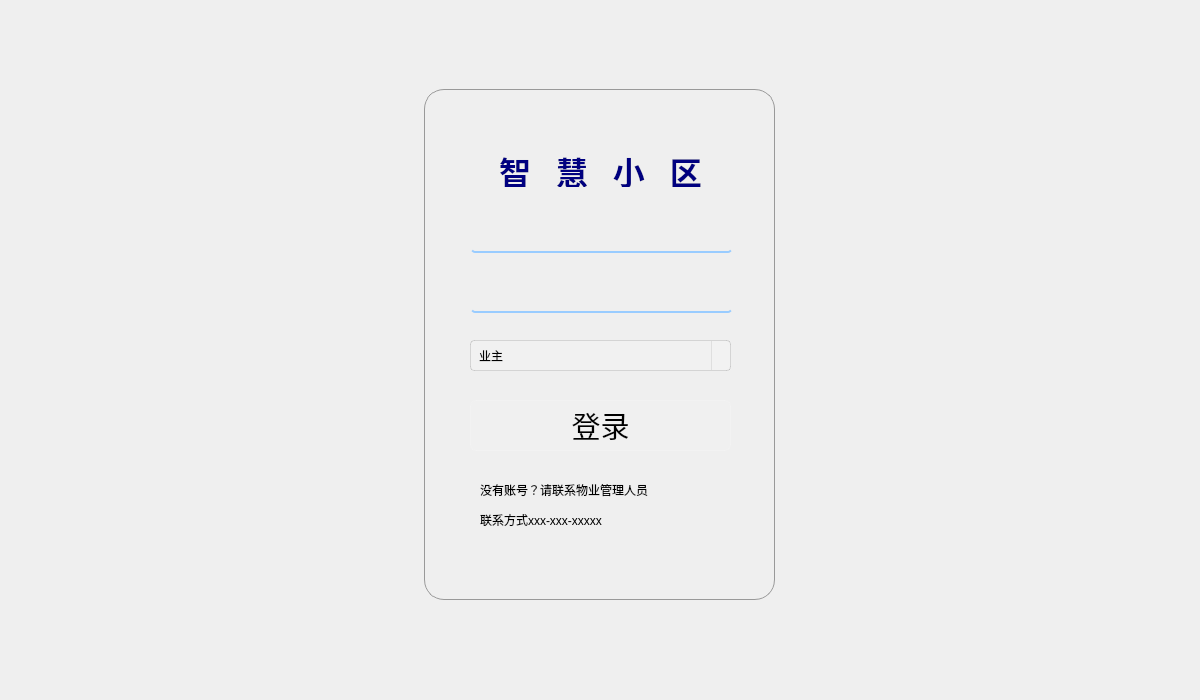
<?xml version="1.0" encoding="UTF-8"?>
<ui version="4.0">
 <class>CellWidget</class>
 <widget class="QWidget" name="CellWidget">
  <property name="geometry">
   <rect>
    <x>0</x>
    <y>0</y>
    <width>1200</width>
    <height>700</height>
   </rect>
  </property>
  <property name="minimumSize">
   <size>
    <width>1200</width>
    <height>700</height>
   </size>
  </property>
  <property name="maximumSize">
   <size>
    <width>1200</width>
    <height>700</height>
   </size>
  </property>
  <property name="windowTitle">
   <string>Form</string>
  </property>
  <widget class="QLabel" name="label">
   <property name="geometry">
    <rect>
     <x>424</x>
     <y>89</y>
     <width>351</width>
     <height>511</height>
    </rect>
   </property>
   <property name="font">
    <font>
     <family>Microsoft YaHei UI</family>
     <bold>true</bold>
    </font>
   </property>
   <property name="styleSheet">
    <string notr="true">QLabel {
    background-color: rgba(255, 255, 255, 0); /* 50%透明度的白色背景 */
    color: #000080; /* 海军蓝文本 */
    padding: 10px;
    border-radius: 20px; /* 圆角 */
    font-weight: bold; /* 粗体 */
    border: 1px solid rgb(153, 153, 153); /* 黑色边框 */
}</string>
   </property>
   <property name="text">
    <string/>
   </property>
   <property name="pixmap">
    <pixmap resource="../picture.qrc">:/new/prefix1/picture/back2.png</pixmap>
   </property>
  </widget>
  <widget class="QLabel" name="label_2">
   <property name="geometry">
    <rect>
     <x>480</x>
     <y>150</y>
     <width>241</width>
     <height>41</height>
    </rect>
   </property>
   <property name="font">
    <font>
     <family>华文彩云</family>
     <pointsize>24</pointsize>
     <bold>true</bold>
    </font>
   </property>
   <property name="styleSheet">
    <string notr="true">QLabel#label_2 {
    background-color: rgba(255, 255, 255, 0); 
    border-radius: 8px; 
    padding: 4px 8px; 
    color: #000080; 
    font-weight: bold; 
}</string>
   </property>
   <property name="text">
    <string>智   慧   小   区</string>
   </property>
   <property name="textFormat">
    <enum>Qt::TextFormat::PlainText</enum>
   </property>
   <property name="alignment">
    <set>Qt::AlignmentFlag::AlignCenter</set>
   </property>
  </widget>
  <widget class="QPushButton" name="loginButton">
   <property name="geometry">
    <rect>
     <x>470</x>
     <y>400</y>
     <width>261</width>
     <height>51</height>
    </rect>
   </property>
   <property name="font">
    <font>
     <family>华文彩云</family>
     <pointsize>22</pointsize>
     <italic>false</italic>
    </font>
   </property>
   <property name="toolTipDuration">
    <number>-1</number>
   </property>
   <property name="styleSheet">
    <string notr="true">QPushButton {
    background-color: rgba(255, 255, 255, 20); /* 微调半透明白色背景 */
    border: 1px solid rgba(255, 255, 255, 30); 
    color: #000000; /* 黑色字体 */
    padding: 8px 24px;
    border-radius: 6px;
}

QPushButton:hover {
    background-color: rgba(255, 255, 255, 50);
    border-color: rgba(255, 255, 255, 120);
    color: #000000; /* 悬停时保持黑色字体 */
}

QPushButton:pressed {
    background-color: rgba(255, 255, 255, 70);
    border-color: rgba(255, 255, 255, 150);
    color: #000000; /* 按下时保持黑色字体 */
}</string>
   </property>
   <property name="text">
    <string>登录</string>
   </property>
   <property name="icon">
    <iconset resource="../picture.qrc">
     <normaloff>:/new/prefix1/picture/loggin.png</normaloff>:/new/prefix1/picture/loggin.png</iconset>
   </property>
   <property name="iconSize">
    <size>
     <width>20</width>
     <height>20</height>
    </size>
   </property>
  </widget>
  <widget class="QLabel" name="label_6">
   <property name="geometry">
    <rect>
     <x>480</x>
     <y>480</y>
     <width>171</width>
     <height>20</height>
    </rect>
   </property>
   <property name="styleSheet">
    <string notr="true">QLabel {
    color: black;
}</string>
   </property>
   <property name="text">
    <string>没有账号？请联系物业管理人员</string>
   </property>
  </widget>
  <widget class="QLabel" name="label_7">
   <property name="geometry">
    <rect>
     <x>0</x>
     <y>0</y>
     <width>1200</width>
     <height>700</height>
    </rect>
   </property>
   <property name="font">
    <font>
     <family>华文中宋</family>
    </font>
   </property>
   <property name="text">
    <string/>
   </property>
   <property name="pixmap">
    <pixmap resource="../picture.qrc">:/new/prefix1/picture/back.png</pixmap>
   </property>
  </widget>
  <widget class="QLineEdit" name="userLineEdit">
   <property name="geometry">
    <rect>
     <x>471</x>
     <y>222</y>
     <width>261</width>
     <height>31</height>
    </rect>
   </property>
   <property name="styleSheet">
    <string notr="true">QLineEdit {
    /* 透明背景，让背景透出来 */
    background-color: transparent; 
    /* 下划线替代传统边框，更简洁 */
    border: none; 
    border-bottom: 2px solid #99ccff; 
    color: #003366;
    font-size: 14px;
    padding: 6px 4px;
    /* 圆角给底部线条一点弧度 */
    border-radius: 4px; 
    /* 聚焦时过渡更丝滑 */
    transition: all 0.3s ease; 
}

/* QLineEdit 聚焦样式：下划线变色 + 发光效果 */
QLineEdit:focus {
    border-bottom: 2px solid #0099ff; 
    /* 微弱外发光，现代感拉满 */
    box-shadow: 0 0 8px rgba(0, 153, 255, 0.3); 
}</string>
   </property>
  </widget>
  <widget class="QLineEdit" name="passwordEdit">
   <property name="geometry">
    <rect>
     <x>471</x>
     <y>282</y>
     <width>261</width>
     <height>31</height>
    </rect>
   </property>
   <property name="styleSheet">
    <string notr="true">QLineEdit {
    /* 透明背景，让背景透出来 */
    background-color: transparent; 
    /* 下划线替代传统边框，更简洁 */
    border: none; 
    border-bottom: 2px solid #99ccff; 
    color: #003366;
    font-size: 14px;
    padding: 6px 4px;
    /* 圆角给底部线条一点弧度 */
    border-radius: 4px; 
    /* 聚焦时过渡更丝滑 */
    transition: all 0.3s ease; 
}

/* QLineEdit 聚焦样式：下划线变色 + 发光效果 */
QLineEdit:focus {
    border-bottom: 2px solid #0099ff; 
    /* 微弱外发光，现代感拉满 */
    box-shadow: 0 0 8px rgba(0, 153, 255, 0.3); 
}</string>
   </property>
  </widget>
  <widget class="QLabel" name="label_4">
   <property name="geometry">
    <rect>
     <x>699</x>
     <y>280</y>
     <width>31</width>
     <height>31</height>
    </rect>
   </property>
   <property name="text">
    <string/>
   </property>
   <property name="pixmap">
    <pixmap resource="../picture.qrc">:/new/prefix1/picture/password.png</pixmap>
   </property>
   <property name="scaledContents">
    <bool>true</bool>
   </property>
  </widget>
  <widget class="QLabel" name="label_3">
   <property name="geometry">
    <rect>
     <x>700</x>
     <y>220</y>
     <width>28</width>
     <height>28</height>
    </rect>
   </property>
   <property name="text">
    <string/>
   </property>
   <property name="pixmap">
    <pixmap resource="../picture.qrc">:/new/prefix1/picture/user.png</pixmap>
   </property>
   <property name="scaledContents">
    <bool>true</bool>
   </property>
   <property name="wordWrap">
    <bool>false</bool>
   </property>
  </widget>
  <widget class="QComboBox" name="userBox">
   <property name="geometry">
    <rect>
     <x>470</x>
     <y>340</y>
     <width>261</width>
     <height>31</height>
    </rect>
   </property>
   <property name="styleSheet">
    <string notr="true">/* QComboBox 基础样式：透明背景 + 黑色文字 + 微妙边框 */
QComboBox {
    background-color: rgba(255, 255, 255, 30); /* 轻微半透明背景，增强层次感 */
    color: #000000; /* 黑色文字，确保清晰 */
    border: 1px solid rgba(0, 0, 0, 30); /* 极细半透明边框，暗示可点击区域 */
    border-radius: 4px; /* 圆角 */
    padding: 3px 8px; /* 内边距，让文字不紧贴边缘 */
    min-height: 22px; /* 最小高度，避免挤压 */
}

/* 下拉按钮区域 */
QComboBox::drop-down {
    subcontrol-origin: padding;
    subcontrol-position: top right;
    width: 18px;
    border-left-width: 1px;
    border-left-color: rgba(0, 0, 0, 20); /* 左侧分隔线 */
    border-left-style: solid;
    background-color: rgba(255, 255, 255, 10); /* 按钮区域更浅的半透明 */
}

/* 下拉箭头 */
QComboBox::down-arrow {
    image: url(:/arrow-down.png); /* 可选：自定义箭头图标 */
    width: 10px;
    height: 10px;
}

/* 下拉列表项 */
QComboBox QAbstractItemView {
    background-color: rgba(255, 255, 255, 180); /* 半透明白色背景 */
    color: #000000; /* 黑色文字 */
    border: 1px solid rgba(0, 0, 0, 30); /* 边框 */
    border-radius: 3px;
    padding: 2px;
    selection-background-color: rgba(0, 120, 215, 150); /* 选中项半透明蓝色背景 */
    selection-color: #FFFFFF; /* 选中项白色文字 */
}

/* 鼠标悬停状态 */
QComboBox:hover {
    background-color: rgba(255, 255, 255, 50); /* 悬停时背景透明度降低 */
    border-color: rgba(0, 120, 215, 50); /* 悬停时边框变蓝色 */
}

/* 获得焦点状态 */
QComboBox:focus {
    border-color: rgba(0, 120, 215, 100); /* 聚焦时边框蓝色加深 */
}</string>
   </property>
   <item>
    <property name="text">
     <string>业主</string>
    </property>
   </item>
   <item>
    <property name="text">
     <string>物业工作人员</string>
    </property>
   </item>
   <item>
    <property name="text">
     <string>物业管理员</string>
    </property>
   </item>
  </widget>
  <widget class="QLabel" name="label_5">
   <property name="geometry">
    <rect>
     <x>480</x>
     <y>510</y>
     <width>161</width>
     <height>20</height>
    </rect>
   </property>
   <property name="styleSheet">
    <string notr="true">QLabel {
    color: black;
}</string>
   </property>
   <property name="text">
    <string>联系方式xxx-xxx-xxxxx</string>
   </property>
  </widget>
  <widget class="QLabel" name="label_8">
   <property name="geometry">
    <rect>
     <x>680</x>
     <y>479</y>
     <width>51</width>
     <height>51</height>
    </rect>
   </property>
   <property name="text">
    <string/>
   </property>
   <property name="pixmap">
    <pixmap resource="../picture.qrc">:/new/prefix1/picture/call.png</pixmap>
   </property>
   <property name="scaledContents">
    <bool>true</bool>
   </property>
  </widget>
  <zorder>label_7</zorder>
  <zorder>label</zorder>
  <zorder>label_2</zorder>
  <zorder>label_6</zorder>
  <zorder>loginButton</zorder>
  <zorder>userLineEdit</zorder>
  <zorder>passwordEdit</zorder>
  <zorder>label_4</zorder>
  <zorder>userBox</zorder>
  <zorder>label_3</zorder>
  <zorder>label_5</zorder>
  <zorder>label_8</zorder>
 </widget>
 <resources>
  <include location="../picture.qrc"/>
 </resources>
 <connections/>
</ui>
